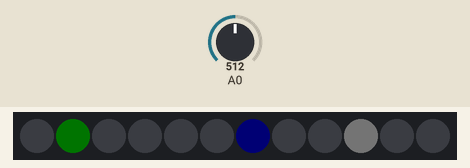
Simulated run of this sketch. Board: Arduino Uno, built with avr-gcc and run on an emulated ATmega328P. Parts: 12 RGB LEDs in strip order, left to right. Inputs (shaded band) come from the test bench; at power-on: A0 = 512. Dim RGB values are drawn brighter than linear.

Above: at 0.1 s.
At 5.1 s:
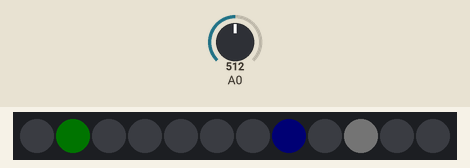
At 15.1 s:
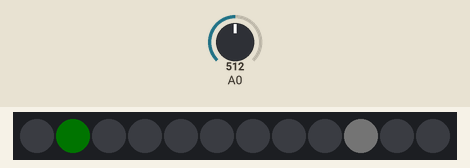
At 20.1 s:
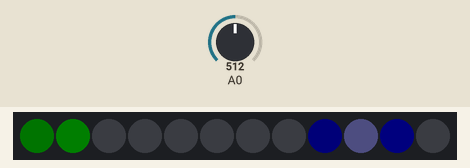
At 25.1 s:
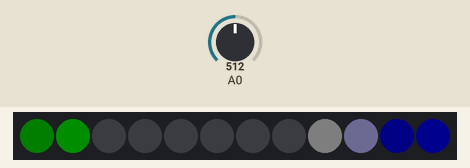
At 35.1 s:
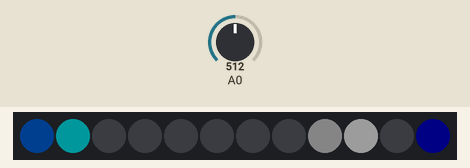

The sketch:

neopixel_clock02.ino
```cpp
// (licence header left out)
#include <Adafruit_NeoPixel.h>
#include "sma.h"

// data pin
#define PIN 6
// led count
#define CNT 12
// shift of first led
#define MOVE 6
// show milliseconds
#define SHOWMILLIS 0
// show long hour
#define SHOWLONGHOUR 0
// show long minute
#define SHOWLONGMINUTE 0

// we do not have realtime
// use 24h time, for example 19:15
#define STARTHOUR 19
#define STARTMINUTE 15

// measure every 500 ms
#define STEPTIME 500
unsigned long lasttime=0;
// 64 items in buffer=32 s until full adaptation to light level
MovingAverage<uint16_t,64> ma;

// Parameter 1 = number of pixels in strip
// Parameter 2 = pin number (most are valid)
// Parameter 3 = pixel type flags, add together as needed:
//   NEO_RGB     Pixels are wired for RGB bitstream
//   NEO_GRB     Pixels are wired for GRB bitstream
//   NEO_KHZ400  400 KHz bitstream (e.g. FLORA pixels)
//   NEO_KHZ800  800 KHz bitstream (e.g. High Density LED strip)
Adafruit_NeoPixel strip = Adafruit_NeoPixel(CNT, PIN, NEO_GRB + NEO_KHZ800);

uint32_t milli_color   = strip.Color ( 200,  0,  0);
uint32_t milli_color1  = strip.Color ( 160,  0,  0);
uint32_t milli_color2  = strip.Color (  60,  0,  0);

uint32_t second_color  = strip.Color (  0,  0, 200);
uint32_t second_color1 = strip.Color (  0,  0, 120);
uint32_t second_color2 = strip.Color (  0,  0,  60);

uint32_t hour_color    = strip.Color (  0, 200,  0);
uint32_t hour_color1   = strip.Color (  0, 160,  0);
uint32_t hour_color2   = strip.Color (  0,  60,  0);

uint32_t minute_color  = strip.Color (  200, 200, 200);
uint32_t minute_color1 = strip.Color (  160, 160, 160);
uint32_t minute_color2 = strip.Color (   60,  60,  60);

uint32_t off_color     = strip.Color (  0,  0,  0);

///
/// Main clock
///
class NeoClock
{
  uint8_t milli;
  uint8_t second;
  uint8_t minute;
  uint8_t hour;
  Adafruit_NeoPixel &strip;
 public:

  NeoClock(Adafruit_NeoPixel&);
  void Update();
  void Draw();
  void Clear();
  void AddColor(uint8_t position, uint32_t color);
  uint32_t Blend(uint32_t color1, uint32_t color2);
};

///
/// Constructor
///
NeoClock::NeoClock(Adafruit_NeoPixel& n_strip)
: strip (n_strip)
{
milli = second = minute = hour = 0;
}

///
/// Update all positions
///
void NeoClock::Update()
{
// we use fake time
uint32_t m=millis()+60000L*STARTMINUTE+3600000L*STARTHOUR;

second = map ((m % 60000), 0, 60000, 0, CNT);
milli  = map ((m %  1000), 0,  1000, 0, CNT);
minute = map (((m/60000) % 60), 0,  60, 0, CNT);
hour =   map (((m/60000/60) % 12), 0,  12, 0, CNT);
}

///
/// Set all colors
///
void NeoClock::Draw()
{
Clear();

#if SHOWLONGHOUR
AddColor((hour+MOVE)     % CNT,  hour_color  );
AddColor((hour+MOVE-1)   % CNT,  hour_color1  );
AddColor((hour+MOVE-2)   % CNT,  hour_color2  );
#else
AddColor((hour+MOVE)     % CNT,  hour_color  );
AddColor((hour+MOVE-1)   % CNT,  hour_color2  );
#endif

#if SHOWLONGMINUTE
AddColor((minute+MOVE)   % CNT,  minute_color);
AddColor((minute+MOVE-1) % CNT,  minute_color1);
AddColor((minute+MOVE-2) % CNT,  minute_color2);
#else
AddColor((minute+MOVE)   % CNT,  minute_color);
AddColor((minute+MOVE-1) % CNT,  minute_color2);
#endif

AddColor((second+MOVE)   % CNT, second_color);
AddColor((second+MOVE-1) % CNT, second_color1);
AddColor((second+MOVE-2) % CNT, second_color2);

#if SHOWMILLIS
AddColor((milli+MOVE)    % CNT,  milli_color);
AddColor((milli+MOVE-1)  % CNT,  milli_color1);
AddColor((milli+MOVE-2)  % CNT,  milli_color2);
#endif

strip.show();
}

///
/// Set color of LED
///
void NeoClock::AddColor(uint8_t position, uint32_t color)
{
uint32_t blended_color = Blend(strip.getPixelColor(position), color);

/* Gamma mapping */
uint8_t r,b,g;

r = (uint8_t)(blended_color >> 16),
g = (uint8_t)(blended_color >>  8),
b = (uint8_t)(blended_color >>  0);

strip.setPixelColor(position, blended_color);
}

///
/// Color blending
///
uint32_t NeoClock::Blend(uint32_t color1, uint32_t color2)
{
uint8_t r1,g1,b1;
uint8_t r2,g2,b2;
uint8_t r3,g3,b3;

r1 = (uint8_t)(color1 >> 16),
g1 = (uint8_t)(color1 >>  8),
b1 = (uint8_t)(color1 >>  0);

r2 = (uint8_t)(color2 >> 16),
g2 = (uint8_t)(color2 >>  8),
b2 = (uint8_t)(color2 >>  0);

return strip.Color(constrain(r1+r2, 0, 255), constrain(g1+g2, 0, 255), constrain(b1+b2, 0, 255));
}

///
/// Every LED to black
///
void NeoClock::Clear()
{
for(uint16_t i=0; i<strip.numPixels (); i++)
  strip.setPixelColor(i, off_color);
}

NeoClock clock(strip);

///
/// Setup
///
void setup()
{
strip.begin();
strip.show(); // Initialize all pixels to 'off'
strip.setBrightness(0); // disable flickering
}

///
/// Main loop
///
void loop()
{
// measure light every 500 ms
unsigned long ms=millis();
if(ms>lasttime)
  {
  uint16_t sv = analogRead(A0);
  ma.Push(sv);
  uint16_t sva = ma.MA();
  int svc=constrain(sva,300,900); // below 300 is always darkest brightness
  int m=map(svc,300,900,1,100); // we map this brightness to maximum value of brightness=100
  strip.setBrightness(m); // brightness 100 is enough on direct sun
  lasttime=ms+STEPTIME;
  }

clock.Update();
clock.Draw();
}
```

sma.h
```cpp
///
/// Moving average
///
/// Simple moving average with fast calculation.
/// typ - any type (int, float, ...)
/// sz - size of buffer
///
template<typename typ, int sz> class MovingAverage
{
  typ data[sz]; // buffer
  int pos;      // actual position in buffer
  typ sum;      // precalculated sum

public:
  MovingAverage()
  : pos(0), sum(0)
    {
    memset(data,0,sizeof(data));
    }

  void Push(typ value)
    {
    sum-=data[pos];
    sum+=value;
    data[pos]=value;
    pos++;
    if(pos==sz)
      pos=0;
    }

  typ MA()
    {
    return sum/sz;
    }
};
```

Measured:
- what the display in image 0 shows lasts 5.0 s, from 0.0 s to 5.0 s
- what the display in image 2 shows lasts 4.1 s, from 15.0 s to 19.1 s
